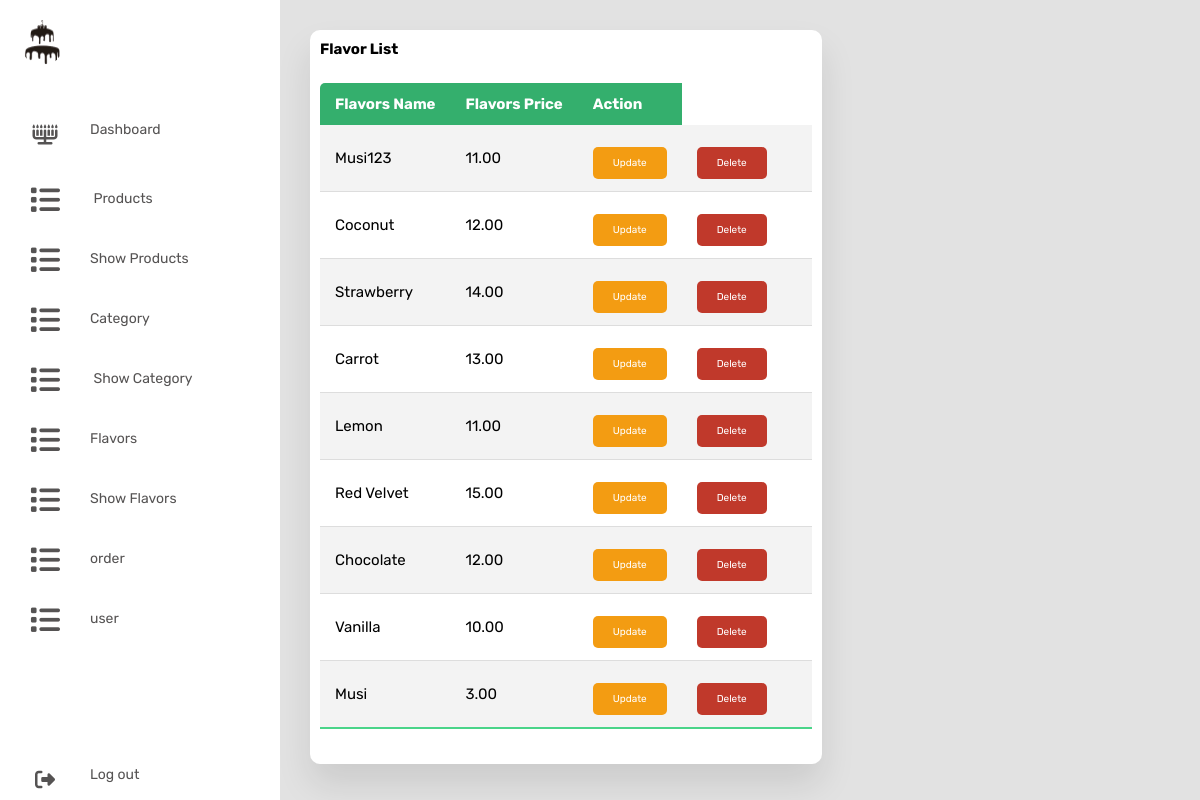
Screenshot of /admin/admin_show_flavors.php (signed in) with the database file from the repository.
### tables this page shows
CREATE TABLE `flavors` (
  `ID` int(11) NOT NULL,
  `Name` varchar(50) DEFAULT NULL,
  `Price` decimal(8,2) DEFAULT NULL
);

### admin/admin_show_flavors.php (the view, shortened to what this page needs)
<?php
include 'admin_header.php';
?>
<section class="attendance" style="padding-left: 3rem;">
  <div class="attendance-list">
    <h1>Flavor List</h1>
    <table class="table">
      <thead>
        <tr>
          <th>Flavors name</th>
          <th>Flavors price</th>
          <th>action</th>
        </tr>
      </thead>
      <?php
      $select_category = mysqli_query($conn, "SELECT * FROM `flavors` order by id desc") or die('query failed');
      if (mysqli_num_rows($select_category) > 0) {
        while ($fetch_category = mysqli_fetch_assoc($select_category)) {
      ?>
          <tr>
            <td><?php echo $fetch_category['Name']; ?></td>
            <td> <?php echo $fetch_category['Price']; ?>
            <td> <a href="admin_show_flavors.php?update=<?php echo $fetch_category['ID']; ?>" class="option-btn">update</a>
            <td> <a href="admin_show_flavors.php?delete=<?php echo $fetch_category['ID']; ?>" class="delete-btn" onclick="return confirm('delete this product?');">delete</a>
            <td>
          </tr>
      <?php
        }
      } else {
        echo '<p class="empty">no product!</p>';
      }
      ?>
    </table>
  </div>
</section>
</div>

### css/admins.css (style rules this page uses)
* { margin: 0; padding: 0; outline: none; border: none; text-decoration: none; box-sizing: border-box; font-family: "Poppins", sans-serif; }
:root { --purple:#4934cf98; --red:#c0392b; --orange:#f39c12; --black:#333; --white:#fff; --light-color:#666; --light-white:#ccc; --light-bg:#f5f5f5; --border:.1rem solid var(--black); --box-shadow:0 .5rem 1rem rgba(0,0,0,.1); }
* { font-family: 'Rubik', sans-serif; margin:0; padding:0; box-sizing: border-box; outline: none; border:none; text-decoration: none; transition:all .2s linear; }
html { font-size: 62.5%; overflow-x: hidden; }
body { background: rgb(226, 226, 226); }
a { position: relative; font-size: 14px; color: rgb(85, 83, 83); display: table; padding: 10px; }
.attendance { margin-top: 20px; text-transform: capitalize; }
.attendance-list { width: 100%; padding: 10px; margin-top: 10px; background: #fff; border-radius: 10px; box-shadow: 0 20px 35px rgba(0, 0, 0, 0.1); }
.table { border-collapse: collapse; margin: 25px 0; font-size: 15px; min-width: 100%; overflow: hidden; border-radius: 5px 5px 0 0; }
table thead tr { color: #fff; background: #34AF6D; text-align: left; font-weight: bold; }
.table th, .table td { padding: 12px 15px; }
.table tbody tr { border-bottom: 1px solid #ddd; }
.table tbody tr:nth-of-type(odd) { background: #f3f3f3; }
.table tbody tr:last-of-type { border-bottom: 2px solid #4AD489; }
.btn, .option-btn, .delete-btn, .white-btn { display: inline-block; margin-top: 1rem; padding:1rem 2rem; cursor: pointer; color:var(--white); font-size: 1rem; border-radius: .5rem; text-transform: capitalize; }
.option-btn { background-color: var(--orange); }
.delete-btn { background-color: var(--red); }

### rows the page displays
flavors: Name "Musi123", Price "11.00"
flavors: Name "Coconut", Price "12.00"
flavors: Name "Strawberry", Price "14.00"
flavors: Name "Carrot", Price "13.00"
flavors: Name "Lemon", Price "11.00"
flavors: Name "Red Velvet", Price "15.00"
flavors: Name "Chocolate", Price "12.00"
flavors: Name "Vanilla", Price "10.00"
flavors: Name "Musi", Price "3.00"
